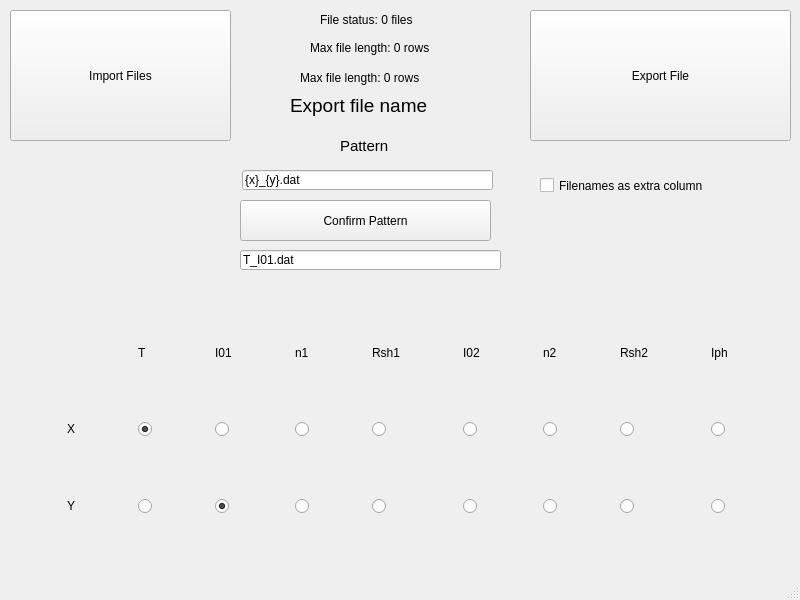
<?xml version="1.0" encoding="UTF-8"?>
<ui version="4.0">
 <class>MainWindow</class>
 <widget class="QMainWindow" name="MainWindow">
  <property name="geometry">
   <rect>
    <x>0</x>
    <y>0</y>
    <width>800</width>
    <height>600</height>
   </rect>
  </property>
  <property name="windowTitle">
   <string>MainWindow</string>
  </property>
  <widget class="QWidget" name="centralwidget">
   <widget class="QPushButton" name="open_button">
    <property name="geometry">
     <rect>
      <x>10</x>
      <y>10</y>
      <width>221</width>
      <height>131</height>
     </rect>
    </property>
    <property name="text">
     <string>Import Files</string>
    </property>
   </widget>
   <widget class="QWidget" name="gridLayoutWidget_2">
    <property name="geometry">
     <rect>
      <x>10</x>
      <y>290</y>
      <width>781</width>
      <height>281</height>
     </rect>
    </property>
    <layout class="QGridLayout" name="gridLayout_2">
     <item row="2" column="2">
      <widget class="QRadioButton" name="y_2_radio">
       <property name="text">
        <string/>
       </property>
       <property name="checked">
        <bool>true</bool>
       </property>
       <attribute name="buttonGroup">
        <string notr="true">y_radio</string>
       </attribute>
      </widget>
     </item>
     <item row="0" column="5">
      <widget class="QLabel" name="label_11">
       <property name="sizePolicy">
        <sizepolicy hsizetype="Fixed" vsizetype="Fixed">
         <horstretch>0</horstretch>
         <verstretch>0</verstretch>
        </sizepolicy>
       </property>
       <property name="text">
        <string>I02</string>
       </property>
      </widget>
     </item>
     <item row="2" column="8">
      <widget class="QRadioButton" name="y_8_radio">
       <property name="text">
        <string/>
       </property>
       <attribute name="buttonGroup">
        <string notr="true">y_radio</string>
       </attribute>
      </widget>
     </item>
     <item row="2" column="6">
      <widget class="QRadioButton" name="y_6_radio">
       <property name="text">
        <string/>
       </property>
       <attribute name="buttonGroup">
        <string notr="true">y_radio</string>
       </attribute>
      </widget>
     </item>
     <item row="2" column="1">
      <widget class="QRadioButton" name="y_1_radio">
       <property name="text">
        <string/>
       </property>
       <attribute name="buttonGroup">
        <string notr="true">y_radio</string>
       </attribute>
      </widget>
     </item>
     <item row="2" column="7">
      <widget class="QRadioButton" name="y_7_radio">
       <property name="text">
        <string/>
       </property>
       <attribute name="buttonGroup">
        <string notr="true">y_radio</string>
       </attribute>
      </widget>
     </item>
     <item row="0" column="8">
      <widget class="QLabel" name="label_14">
       <property name="sizePolicy">
        <sizepolicy hsizetype="Fixed" vsizetype="Fixed">
         <horstretch>0</horstretch>
         <verstretch>0</verstretch>
        </sizepolicy>
       </property>
       <property name="text">
        <string>Iph</string>
       </property>
      </widget>
     </item>
     <item row="0" column="7">
      <widget class="QLabel" name="label_6">
       <property name="sizePolicy">
        <sizepolicy hsizetype="Fixed" vsizetype="Fixed">
         <horstretch>0</horstretch>
         <verstretch>0</verstretch>
        </sizepolicy>
       </property>
       <property name="text">
        <string>Rsh2</string>
       </property>
      </widget>
     </item>
     <item row="2" column="5">
      <widget class="QRadioButton" name="y_5_radio">
       <property name="text">
        <string/>
       </property>
       <attribute name="buttonGroup">
        <string notr="true">y_radio</string>
       </attribute>
      </widget>
     </item>
     <item row="2" column="4">
      <widget class="QRadioButton" name="y_4_radio">
       <property name="text">
        <string/>
       </property>
       <attribute name="buttonGroup">
        <string notr="true">y_radio</string>
       </attribute>
      </widget>
     </item>
     <item row="2" column="3">
      <widget class="QRadioButton" name="y_3_radio">
       <property name="text">
        <string/>
       </property>
       <attribute name="buttonGroup">
        <string notr="true">y_radio</string>
       </attribute>
      </widget>
     </item>
     <item row="0" column="1">
      <widget class="QLabel" name="label_12">
       <property name="sizePolicy">
        <sizepolicy hsizetype="Fixed" vsizetype="Fixed">
         <horstretch>0</horstretch>
         <verstretch>0</verstretch>
        </sizepolicy>
       </property>
       <property name="text">
        <string>T</string>
       </property>
      </widget>
     </item>
     <item row="0" column="3">
      <widget class="QLabel" name="label_10">
       <property name="sizePolicy">
        <sizepolicy hsizetype="Fixed" vsizetype="Fixed">
         <horstretch>0</horstretch>
         <verstretch>0</verstretch>
        </sizepolicy>
       </property>
       <property name="text">
        <string>n1</string>
       </property>
      </widget>
     </item>
     <item row="0" column="6">
      <widget class="QLabel" name="label_5">
       <property name="sizePolicy">
        <sizepolicy hsizetype="Fixed" vsizetype="Fixed">
         <horstretch>0</horstretch>
         <verstretch>0</verstretch>
        </sizepolicy>
       </property>
       <property name="text">
        <string>n2</string>
       </property>
      </widget>
     </item>
     <item row="0" column="2">
      <widget class="QLabel" name="label_13">
       <property name="sizePolicy">
        <sizepolicy hsizetype="Fixed" vsizetype="Fixed">
         <horstretch>0</horstretch>
         <verstretch>0</verstretch>
        </sizepolicy>
       </property>
       <property name="text">
        <string>I01</string>
       </property>
      </widget>
     </item>
     <item row="0" column="4">
      <widget class="QLabel" name="label_7">
       <property name="sizePolicy">
        <sizepolicy hsizetype="Fixed" vsizetype="Fixed">
         <horstretch>0</horstretch>
         <verstretch>0</verstretch>
        </sizepolicy>
       </property>
       <property name="text">
        <string>Rsh1</string>
       </property>
      </widget>
     </item>
     <item row="1" column="0">
      <widget class="QLabel" name="label_2">
       <property name="sizePolicy">
        <sizepolicy hsizetype="Fixed" vsizetype="Fixed">
         <horstretch>0</horstretch>
         <verstretch>0</verstretch>
        </sizepolicy>
       </property>
       <property name="text">
        <string>X</string>
       </property>
      </widget>
     </item>
     <item row="2" column="0">
      <widget class="QLabel" name="label_3">
       <property name="sizePolicy">
        <sizepolicy hsizetype="Fixed" vsizetype="Fixed">
         <horstretch>0</horstretch>
         <verstretch>0</verstretch>
        </sizepolicy>
       </property>
       <property name="text">
        <string>Y</string>
       </property>
      </widget>
     </item>
     <item row="1" column="1">
      <widget class="QRadioButton" name="x_1_radio">
       <property name="text">
        <string/>
       </property>
       <property name="checked">
        <bool>true</bool>
       </property>
       <attribute name="buttonGroup">
        <string notr="true">x_radio</string>
       </attribute>
      </widget>
     </item>
     <item row="1" column="2">
      <widget class="QRadioButton" name="x_2_radio">
       <property name="text">
        <string/>
       </property>
       <attribute name="buttonGroup">
        <string notr="true">x_radio</string>
       </attribute>
      </widget>
     </item>
     <item row="1" column="3">
      <widget class="QRadioButton" name="x_3_radio">
       <property name="text">
        <string/>
       </property>
       <attribute name="buttonGroup">
        <string notr="true">x_radio</string>
       </attribute>
      </widget>
     </item>
     <item row="1" column="4">
      <widget class="QRadioButton" name="x_4_radio">
       <property name="text">
        <string/>
       </property>
       <attribute name="buttonGroup">
        <string notr="true">x_radio</string>
       </attribute>
      </widget>
     </item>
     <item row="1" column="5">
      <widget class="QRadioButton" name="x_5_radio">
       <property name="text">
        <string/>
       </property>
       <attribute name="buttonGroup">
        <string notr="true">x_radio</string>
       </attribute>
      </widget>
     </item>
     <item row="1" column="6">
      <widget class="QRadioButton" name="x_6_radio">
       <property name="text">
        <string/>
       </property>
       <attribute name="buttonGroup">
        <string notr="true">x_radio</string>
       </attribute>
      </widget>
     </item>
     <item row="1" column="7">
      <widget class="QRadioButton" name="x_7_radio">
       <property name="text">
        <string/>
       </property>
       <attribute name="buttonGroup">
        <string notr="true">x_radio</string>
       </attribute>
      </widget>
     </item>
     <item row="1" column="8">
      <widget class="QRadioButton" name="x_8_radio">
       <property name="text">
        <string/>
       </property>
       <attribute name="buttonGroup">
        <string notr="true">x_radio</string>
       </attribute>
      </widget>
     </item>
    </layout>
   </widget>
   <widget class="QPushButton" name="export_button">
    <property name="geometry">
     <rect>
      <x>530</x>
      <y>10</y>
      <width>261</width>
      <height>131</height>
     </rect>
    </property>
    <property name="text">
     <string>Export File</string>
    </property>
   </widget>
   <widget class="QLabel" name="min_len">
    <property name="geometry">
     <rect>
      <x>310</x>
      <y>40</y>
      <width>141</width>
      <height>16</height>
     </rect>
    </property>
    <property name="text">
     <string>Max file length: 0 rows </string>
    </property>
   </widget>
   <widget class="QLabel" name="max_len">
    <property name="geometry">
     <rect>
      <x>300</x>
      <y>70</y>
      <width>161</width>
      <height>16</height>
     </rect>
    </property>
    <property name="text">
     <string>Max file length: 0 rows </string>
    </property>
   </widget>
   <widget class="QLabel" name="file_status">
    <property name="geometry">
     <rect>
      <x>320</x>
      <y>10</y>
      <width>131</width>
      <height>20</height>
     </rect>
    </property>
    <property name="text">
     <string>File status: 0 files</string>
    </property>
   </widget>
   <widget class="QLabel" name="label">
    <property name="geometry">
     <rect>
      <x>290</x>
      <y>90</y>
      <width>141</width>
      <height>31</height>
     </rect>
    </property>
    <property name="font">
     <font>
      <pointsize>14</pointsize>
     </font>
    </property>
    <property name="text">
     <string>Export file name</string>
    </property>
   </widget>
   <widget class="QLineEdit" name="lineEdit">
    <property name="geometry">
     <rect>
      <x>240</x>
      <y>250</y>
      <width>261</width>
      <height>20</height>
     </rect>
    </property>
    <property name="text">
     <string>T_I01.dat</string>
    </property>
   </widget>
   <widget class="QLabel" name="label_4">
    <property name="geometry">
     <rect>
      <x>340</x>
      <y>130</y>
      <width>61</width>
      <height>31</height>
     </rect>
    </property>
    <property name="font">
     <font>
      <pointsize>11</pointsize>
     </font>
    </property>
    <property name="text">
     <string>Pattern</string>
    </property>
   </widget>
   <widget class="QLineEdit" name="pattern_line">
    <property name="geometry">
     <rect>
      <x>242</x>
      <y>170</y>
      <width>251</width>
      <height>20</height>
     </rect>
    </property>
    <property name="text">
     <string>{x}_{y}.dat</string>
    </property>
   </widget>
   <widget class="QPushButton" name="confirm_pattern">
    <property name="geometry">
     <rect>
      <x>240</x>
      <y>200</y>
      <width>251</width>
      <height>41</height>
     </rect>
    </property>
    <property name="text">
     <string>Confirm Pattern</string>
    </property>
   </widget>
   <widget class="QCheckBox" name="extra_col_box">
    <property name="geometry">
     <rect>
      <x>540</x>
      <y>170</y>
      <width>201</width>
      <height>31</height>
     </rect>
    </property>
    <property name="text">
     <string>Filenames as extra column</string>
    </property>
   </widget>
  </widget>
  <widget class="QStatusBar" name="statusbar"/>
 </widget>
 <resources/>
 <connections/>
 <buttongroups>
  <buttongroup name="x_radio"/>
  <buttongroup name="y_radio"/>
 </buttongroups>
</ui>
